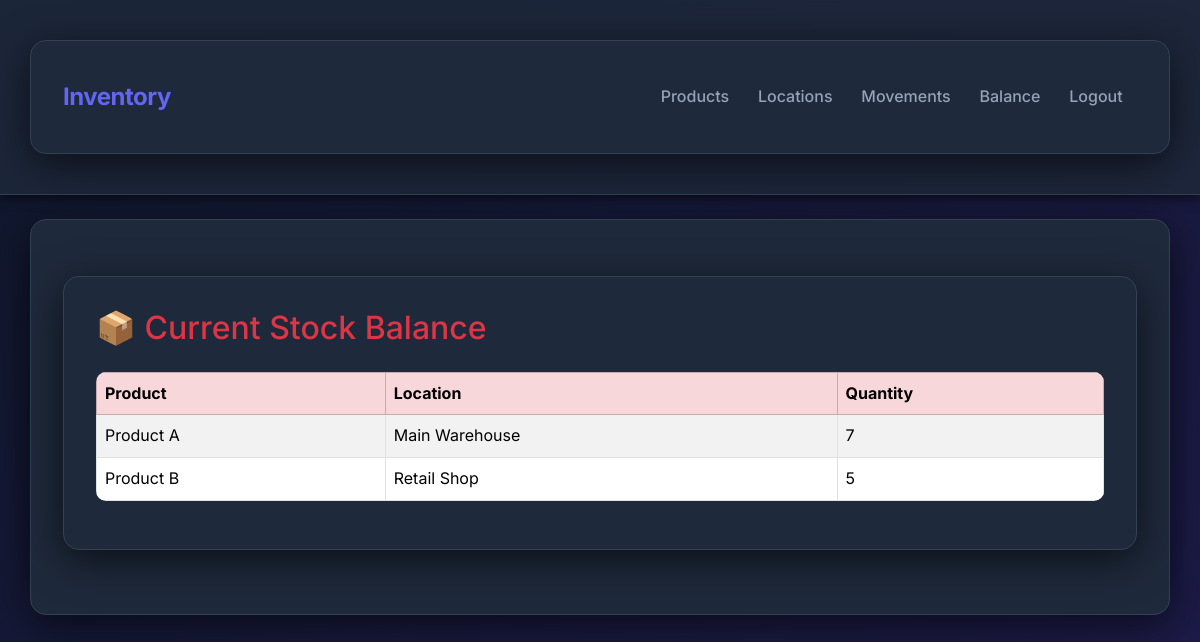
The app's page /balance (signed in), older data.
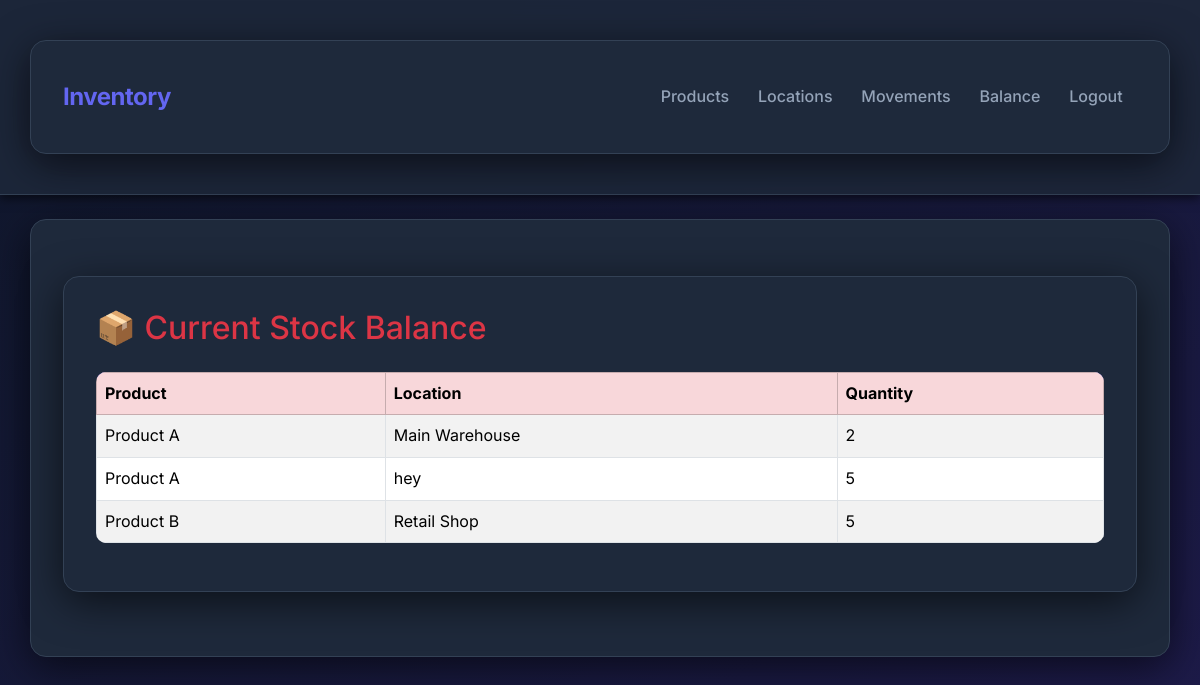
The same page, newer data.
### app/models.py (models this page shows, shortened)
class Product(db.Model):
    product_id = db.Column(db.String(32), primary_key=True, default=gen_id)
    name = db.Column(db.String(120), nullable=False, unique=True)
    description = db.Column(db.String(300))

class Location(db.Model):
    location_id = db.Column(db.String(32), primary_key=True, default=gen_id)
    name = db.Column(db.String(120), nullable=False, unique=True)
    description = db.Column(db.String(300))

### app/routes.py (the view)
@main_bp.route('/balance')
@login_required
def balance():
    balances = {}
    for m in ProductMovement.query.all():
        if m.to_location:
            balances[(m.product_id, m.to_location)] = balances.get((m.product_id, m.to_location), 0) + m.qty
        if m.from_location:
            balances[(m.product_id, m.from_location)] = balances.get((m.product_id, m.from_location), 0) - m.qty
    products = {p.product_id: p.name for p in Product.query.all()}
    locations = {l.location_id: l.name for l in Location.query.all()}
    rows = [{'product': products.get(pid), 'location': locations.get(lid), 'qty': int(qty)}
            for (pid, lid), qty in balances.items() if qty != 0]
    rows.sort(key=lambda r: (r['product'], r['location']))
    return render_template('movements/balance.html', rows=rows)

### app/__init__.py (called while the page is built)
def create_app():
    app = Flask(__name__)
    app.config['SQLALCHEMY_DATABASE_URI'] = 'sqlite:///inventory.db'
    app.config['SECRET_KEY'] = 'supersecretkey'  # change this in production!
    db.init_app(app)
    migrate.init_app(app, db)
    login_manager.init_app(app)
    from .models import User
    @login_manager.user_loader
    def load_user(user_id):
        return User.query.get(int(user_id))
    from .routes import main_bp
    app.register_blueprint(main_bp)
    return app

### app/templates/movements/balance.html
{% extends "base.html" %}
{% block content %}
<div class="container mt-4">
  <h2 class="mb-4 text-danger">📦 Current Stock Balance</h2>
  {% if rows %}
    <table class="table table-striped table-bordered">
      <thead class="table-danger">
        <tr>
          <th>Product</th>
          <th>Location</th>
          <th>Quantity</th>
        </tr>
      </thead>
      <tbody>
        {% for row in rows %}
          <tr>
            <td>{{ row.product }}</td>
            <td>{{ row.location }}</td>
            <td>{{ row.qty }}</td>
          </tr>
        {% endfor %}
      </tbody>
    </table>
  {% else %}
    <div class="alert alert-secondary">
      No balance data yet — try recording some product movements.
    </div>
  {% endif %}
</div>
{% endblock %}

Row changes from the older to the newer data that the page shows:
added Location: location "hey"
Text that changed along with them:
new list line: "Product A"
new list line: "Main Warehouse"
new list line: "2"
new list line: "5"
list line gone: "Product A"
list line gone: "Main Warehouse"
list line gone: "7"
